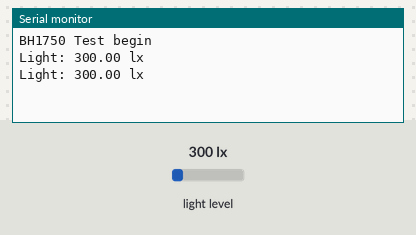
A sketch run on a simulated ESP8266 (NodeMCU). Shown: the last lines printed to the serial monitor. Inputs (shaded band) come from the test bench; at power-on: light level 300 lx.

Above: at 1.8 s.
1.9 s: light level set to 40 lx
At 2.6 s:
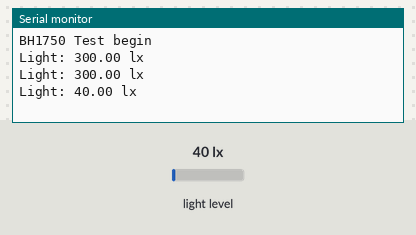
3.4 s: light level set to 500 lx
At 4.8 s:
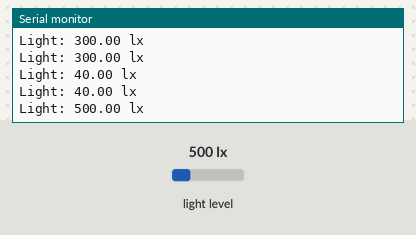
Timing chart, 0 to 6.4 s (numbered marks = the images above; inputs shaded):
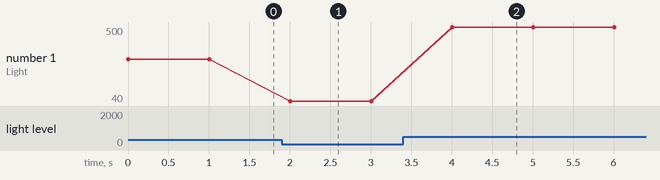

Measured:
- after the input at 1.9 s, the serial monitor: prints a new line after 0.10 s (image 1)
- after the input at 3.4 s, the serial monitor: prints a new line after 0.60 s (image 2)
- plotted number 1: 300 → 40 after the input at 1.9 s, 40 → 500 after the input at 3.4 s

The sketch:

BH1750Lux.ino
```cpp
/*

Example of BH1750 library usage.

This example initialises the BH1750 object using the default high resolution
continuous mode and then makes a light level reading every second.

Connections

  - VCC to 3V3 or 5V
  - GND to GND
  - SCL to SCL (A5 on Arduino Uno, Leonardo, etc or 21 on Mega and Due, on
    esp8266 free selectable)
  - SDA to SDA (A4 on Arduino Uno, Leonardo, etc or 20 on Mega and Due, on
    esp8266 free selectable)
  - ADD to (not connected) or GND

ADD pin is used to set sensor I2C address. If it has voltage greater or equal
to 0.7VCC voltage (e.g. you've connected it to VCC) the sensor address will be
0x5C. In other case (if ADD voltage less than 0.7 * VCC) the sensor address
will be 0x23 (by default).

*/

#include <BH1750.h>
#include <Wire.h>

BH1750 lightMeter;

void setup() {
  Serial.begin(115200);

  // Initialize the I2C bus (BH1750 library doesn't do this automatically)
  Wire.begin(1,2);
  // On esp8266 you can select SCL and SDA pins using Wire.begin(D4, D3);
  // For Wemos / Lolin D1 Mini Pro and the Ambient Light shield use
  // Wire.begin(D2, D1);

  lightMeter.begin();

  Serial.println(F("BH1750 Test begin"));
}

void loop() {
  float lux = lightMeter.readLightLevel();
  Serial.print("Light: ");
  Serial.print(lux);
  Serial.println(" lx");
  delay(1000);
}
```
